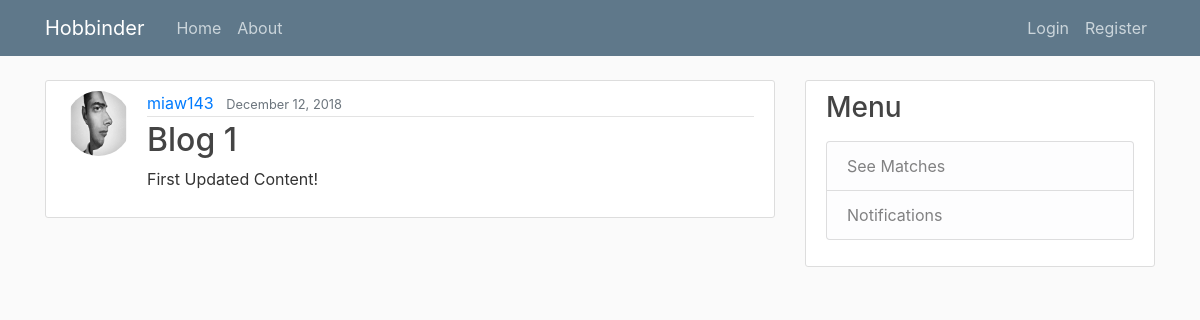
The app's page /post/1/ with its own data.
### feed/models.py (models this page shows, shortened)
class Post(models.Model):
    title = models.CharField(max_length=100)
    content = models.TextField()
    date_posted = models.DateTimeField(default=timezone.now)
    author = models.ForeignKey(User, on_delete=models.CASCADE)

### users/models.py (models this page shows, shortened)
class Profile(models.Model):
    user = models.OneToOneField(User, on_delete=models.CASCADE)
    image = models.ImageField(default='default.jpg', upload_to='profile_pics')
    GENDER_CHOICES = (
        ('M', 'Male'),
        ('F', 'Female'),
        ('O', 'Other'),
    )
    gender = models.CharField(max_length=1, choices=GENDER_CHOICES, default="Please Select")
    birth_date = models.DateField(null=True)

### feed/views.py (the view)
# urls.py: path('post/<int:pk>/', PostDetailView.as_view(), name='post-detail'),
class PostDetailView(DetailView):
    model = Post

### feed/templates/feed/post_detail.html (shortened to what this page needs)
{% extends "feed/base.html" %}
{% block content %}
  <article class="media content-section">
    <img class="rounded-circle article-img" src="{{ object.author.profile.image.url }}">
      <div class="media-body">
        <div class="article-metadata">
          <a class="mr-2" href="{% url 'user-posts' object.author.username %}">{{ object.author }}</a>
             <small class="text-muted">{{ object.date_posted|date:"F d, Y" }}</small>
        </div>
             <h2 class="article-title">{{ object.title }}</h2>
          <p class="article-content">{{ object.content }}</p>
      </div>
  </article>
{% endblock content %}

### feed/static/feed/main.css (style rules this page uses)
body { background: #fafafa; color: #333333; margin-top: 5rem; }
h1, h2, h3, h4, h5, h6 { color: #444444; }
.content-section { background: #ffffff; padding: 10px 20px; border: 1px solid #dddddd; border-radius: 3px; margin-bottom: 20px; }
.article-title { color: #444444; }
.article-content { white-space: pre-line; }
.article-img { height: 65px; width: 65px; margin-right: 16px; }
.article-metadata { padding-bottom: 1px; margin-bottom: 4px; border-bottom: 1px solid #e3e3e3 }

### records on screen
Post: author.profile.image (placeholder picture), author "miaw143", date_posted "December 12, 2018", title "Blog 1", content "First Updated Content!"
